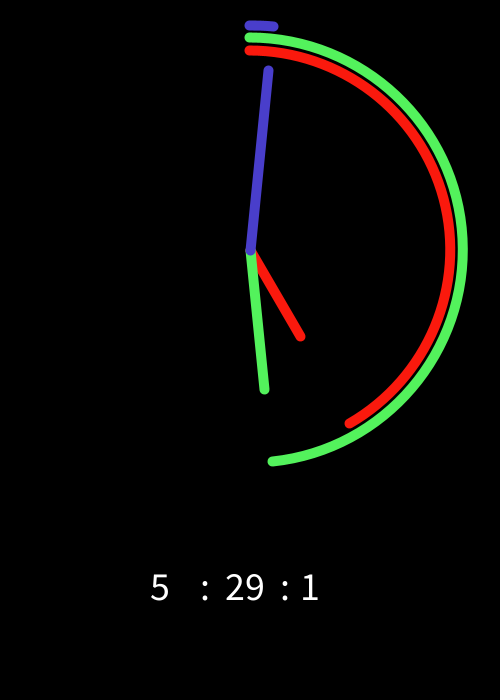
Frame 1 (no input)
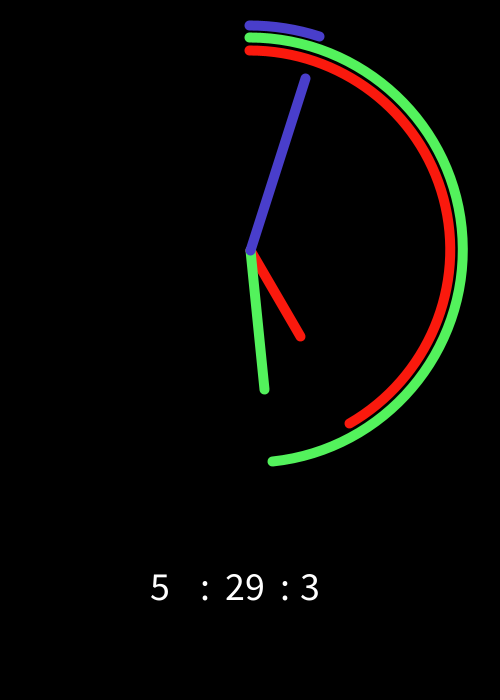
Frame 60 (the mouse pressed at the canvas centre just before this capture)
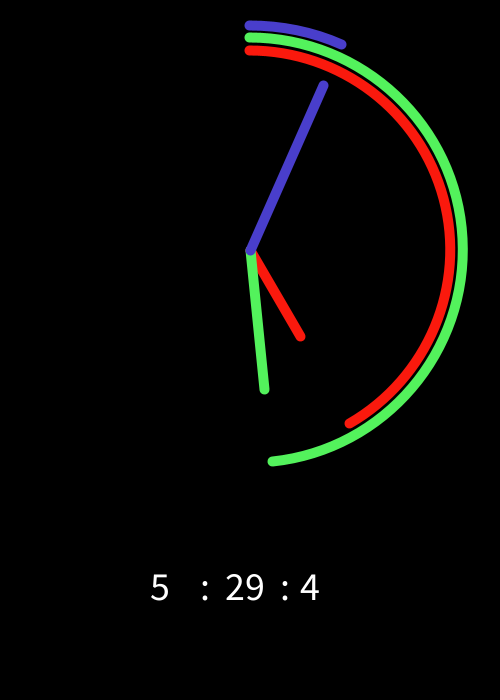
Frame 120 (the mouse held since frame 60 and released just before this capture)

The Processing sketch that drew these frames (run headless with seeded random() and noise(); from frame 60 on, the mouse is pressed at the canvas centre):

// Processing sketch: Clock
// ── Clock.pde


void settings(){size(500,700);
}
void setup(){}
void draw(){

int is=second();
int im=minute();
int ih=hour();
  
float s=second(); 
float as=-90+360*(s/60);

float m=minute();
float am=-90+360*(m/60);

float h=hour();
if(hour()>12){h=hour()-12;}
float ah=-90+360*((h)/12);

float Dyh=250-(sin((h*radians(30))+radians(90))*100);
float Dxh=250-(cos((h*radians(30))+radians(90))*100);

float Dym=250-(sin((m*radians(6))+radians(90))*140);
float Dxm=250-(cos((m*radians(6))+radians(90))*140);

float Dys=250-(sin((radians(6)*s)+radians(90))*180);
float Dxs=250-(cos((radians(6)*s)+radians(90))*180);
background(0);
noFill();
stroke(#493ECB);
strokeWeight(10);
arc(250,250,450,450,radians(-90),radians(as));
stroke(#53F25C);
arc(250,250,425,425,radians(-90),radians(am));
stroke(#FA190D);
arc(250,250,400,400,radians(-90),radians(ah));


textSize(40);
text(ih, 150, 600);
text(im, 225, 600);
text(is, 300, 600);
text(":",200,600);
text(":",280,600);


line(250,250,Dxh,Dyh);
stroke(#53F25C);
line(250,250,Dxm,Dym);
stroke(#493ECB);
line(250,250,Dxs,Dys);
}
